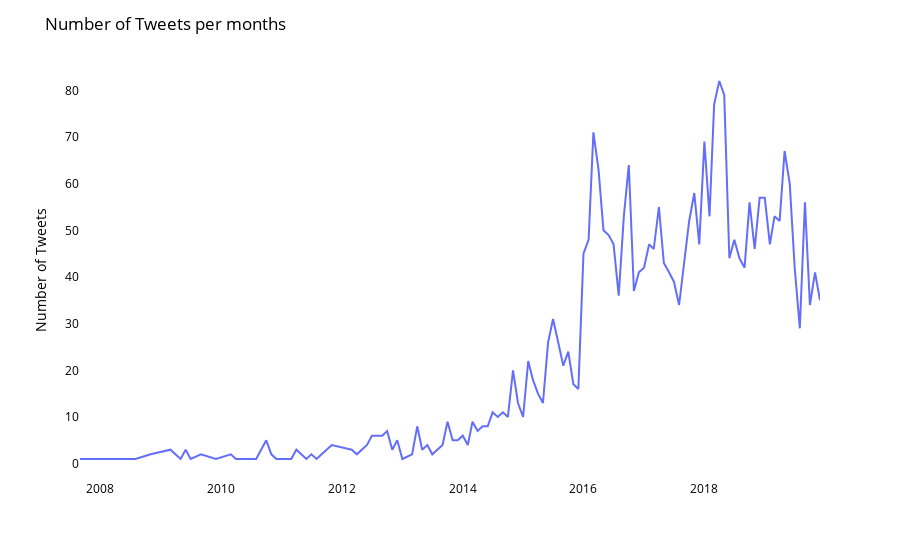

Source (notebook cell):
### Code cell
# =============================================================================
# Data visualisation
# =============================================================================

# Create a new column with the date in format: YYYY-MM
df['date_M'] = df['created_at'].apply(lambda x: x[:7])

fig = px.line(df.groupby('date_M').count(), 
              y=df.groupby('date_M').count()['author.name'].values, 
              x=df.groupby('date_M').count().index)
fig.update_layout(plot_bgcolor = "white")
fig.update_layout(
    title="Number of Tweets per months",
    xaxis_title="",
    yaxis_title="Number of Tweets",
    font=dict(
         size=12,
        color="Black"
    ),
    plot_bgcolor = "white"
)
fig.show()

### Figure 1 — Plotly figure (JSON) as saved in the notebook; plotly's stock layout.template omitted (floating-point values rounded to 4 significant figures)
{"data": [{"hovertemplate": "x=%{x}<br>y=%{y}<extra></extra>", "legendgroup": "", "line": {"color": "#636efa", "dash": "solid"}, "marker": {"symbol": "circle"}, "mode": "lines", "name": "", "orientation": "v", "showlegend": false, "type": "scatter", "x": ["2007-09", "2007-11", "2007-12", "2008-01", "2008-03", "2008-08", "2008-11", "2009-03", "2009-05", "2009-06", "2009-07", "2009-09", "2009-12", "2010-03", "2010-04", "2010-08", "2010-10", "2010-11", "2010-12", "2011-01", "2011-03", "2011-04", "2011-06", "2011-07", "2011-08", "2011-09", "2011-10", "2011-11", "2012-03", "2012-04", "2012-05", "2012-06", "2012-07", "2012-08", "2012-09", "2012-10", "2012-11", "2012-12", "2013-01", "2013-03", "2013-04", "2013-05", "2013-06", "2013-07", "2013-08", "2013-09", "2013-10", "2013-11", "2013-12", "2014-01", "2014-02", "2014-03", "2014-04", "2014-05", "2014-06", "2014-07", "2014-08", "2014-09", "2014-10", "2014-11", "2014-12", "2015-01", "2015-02", "2015-03", "2015-04", "2015-05", "2015-06", "2015-07", "2015-08", "2015-09", "2015-10", "2015-11", "2015-12", "2016-01", "2016-02", "2016-03", "2016-04", "2016-05", "2016-06", "2016-07", "2016-08", "2016-09", "2016-10", "2016-11", "2016-12", "2017-01", "2017-02", "2017-03", "2017-04", "2017-05", "2017-06", "2017-07", "2017-08", "2017-09", "2017-10", "2017-11", "2017-12", "2018-01", "2018-02", "2018-03", "2018-04", "2018-05", "2018-06", "2018-07", "2018-08", "2018-09", "2018-10", "2018-11", "2018-12", "2019-01", "2019-02", "2019-03", "2019-04", "2019-05", "2019-06", "2019-07", "2019-08", "2019-09", "2019-10", "2019-11", "2019-12"], "xaxis": "x", "y": [1, 1, 1, 1, 1, 1, 2, 3, 1, 3, 1, 2, 1, 2, 1, 1, 5, 2, 1, 1, 1, 3, 1, 2, 1, 2, 3, 4, 3, 2, 3, 4, 6, 6, 6, 7, 3, 5, 1, 2, 8, 3, 4, 2, 3, 4, 9, 5, 5, 6, 4, 9, 7, 8, 8, 11, 10, 11, 10, 20, 13, 10, 22, 18, 15, 13, 26, 31, 26, 21, 24, 17, 16, 45, 48, 71, 63, 50, 49, 47, 36, 53, 64, 37, 41, 42, 47, 46, 55, 43, 41, 39, 34, 43, 52, 58, 47, 69, 53, 77, 82, 79, 44, 48, 44, 42, 56, 46, 57, 57, 47, 53, 52, 67, 60, 42, 29, 56, 34, 41, 35], "yaxis": "y"}], "layout": {"font": {"color": "Black", "size": 12}, "legend": {"tracegroupgap": 0}, "margin": {"t": 60}, "plot_bgcolor": "white", "title": {"text": "Number of Tweets per months"}, "xaxis": {"anchor": "y", "domain": [0, 1], "title": {"text": ""}}, "yaxis": {"anchor": "x", "domain": [0, 1], "title": {"text": "Number of Tweets"}}}}
